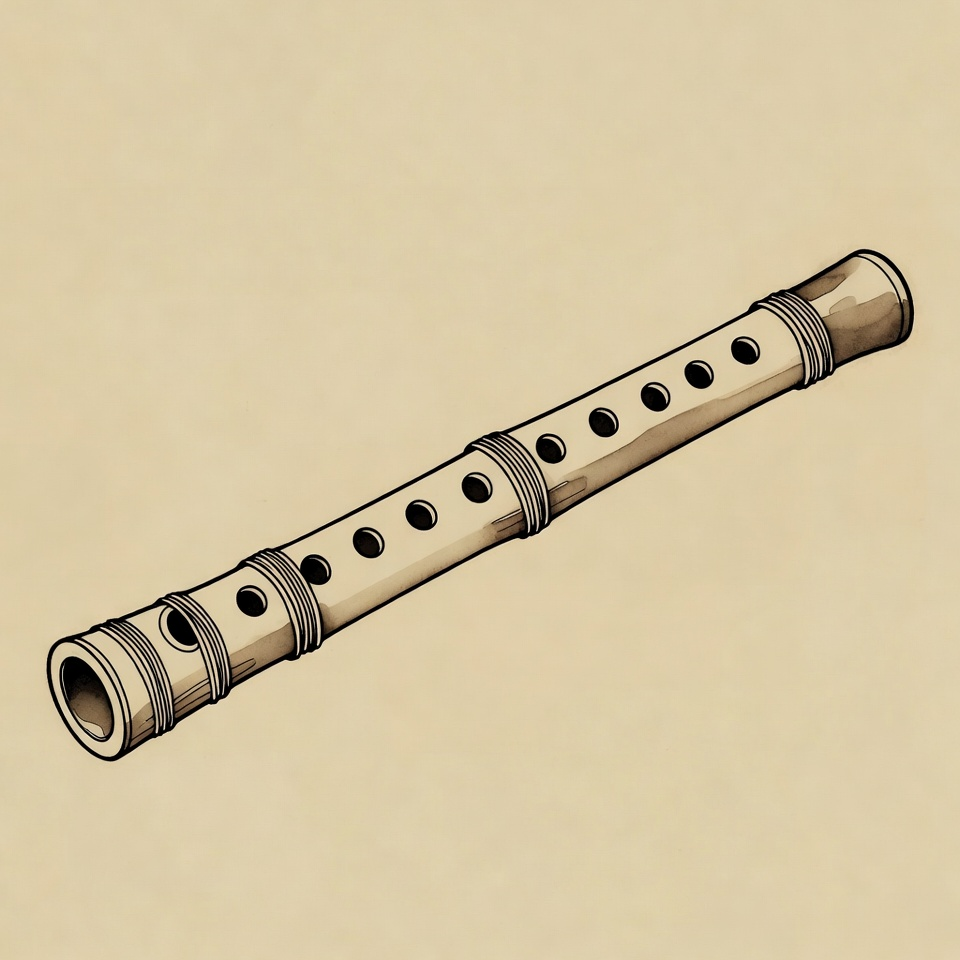
#> input picture GameClient/TwelveJade/Assets/Resources/Art/Items/bamboo-flute.png, 960 x 960 px, found by its file name; its folder holds only this picture in this run
$ python make_item_icons_transparent.py
#> lines starting #> are read from the running program, lines starting #| are printed output that depends on the picture; after the words box and inside, x2 and y2 are one past the last pixel; in counts of white or black regions, pixels touching at a corner belong together
import os
import sys
import numpy as np
from PIL import Image
from collections import deque

def process_image(src_path, dst_path, tolerance=38, feather=3):
#> called with tolerance = 38, feather = 3
    img = Image.open(src_path).convert("RGBA")
    arr = np.array(img)
    h, w, c = arr.shape

    # Sample corners to find background color
    corners = [
        arr[0, 0][:3],
        arr[0, w-1][:3],
        arr[h-1, 0][:3],
        arr[h-1, w-1][:3],
        arr[2, 2][:3],
        arr[h-3, w-3][:3]
    ]
#> corners = [[224, 208, 172], [223, 209, 174], [222, 206, 170], [226, 210, 176], [223, 207, 171], [225, 209, 175]]
    bg_color = np.median(corners, axis=0).astype(float)
#> bg_color = [223.5, 208.5, 173]

    # Compute color distance from background
    rgb = arr[:, :, :3].astype(float)
    dist = np.linalg.norm(rgb - bg_color, axis=2)

    # Breadth-first search / Flood fill from edges
    visited = np.zeros((h, w), dtype=bool)
    mask_bg = np.zeros((h, w), dtype=bool)

    q = deque()
    # Add border pixels that are close to bg
    for x in range(w):
        for y in [0, h-1]:
            if not visited[y, x] and dist[y, x] < tolerance * 1.5:
                visited[y, x] = True
                q.append((y, x))
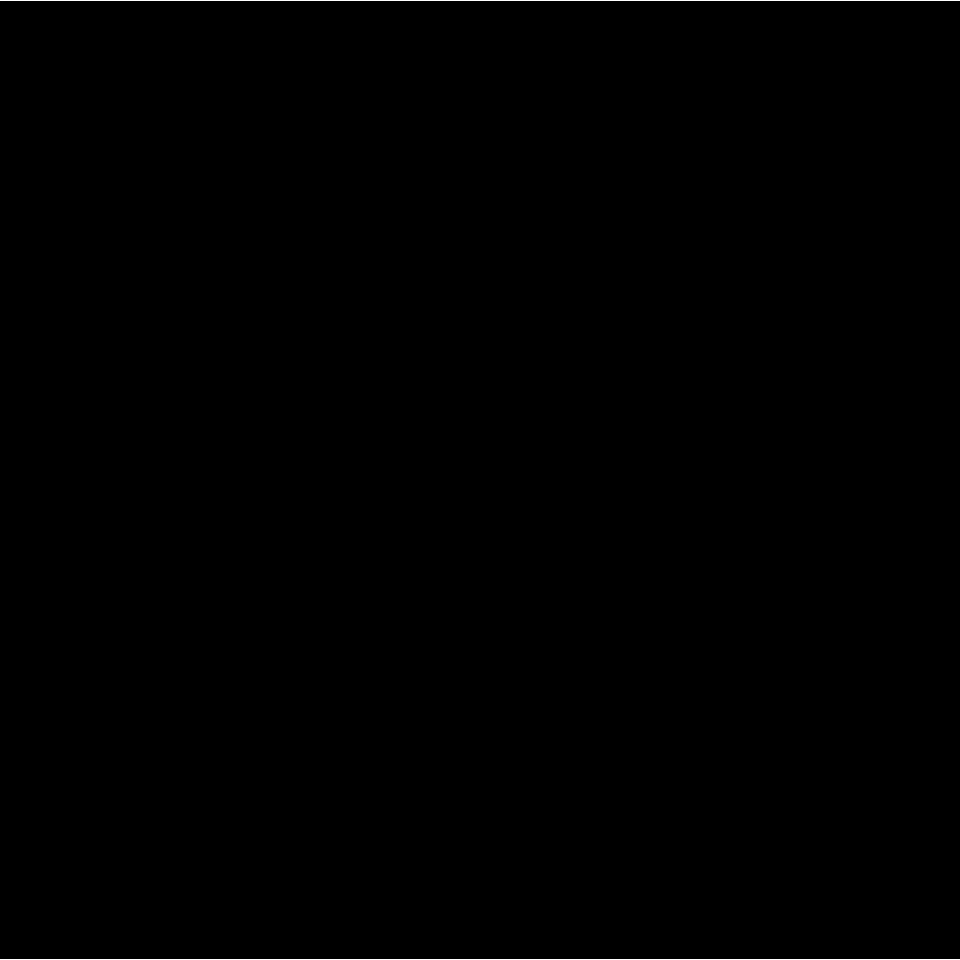
#> visited: shape (960, 960) bool; 0.21% white in thin lines or dots
    for y in range(h):
        for x in [0, w-1]:
            if not visited[y, x] and dist[y, x] < tolerance * 1.5:
                visited[y, x] = True
                q.append((y, x))
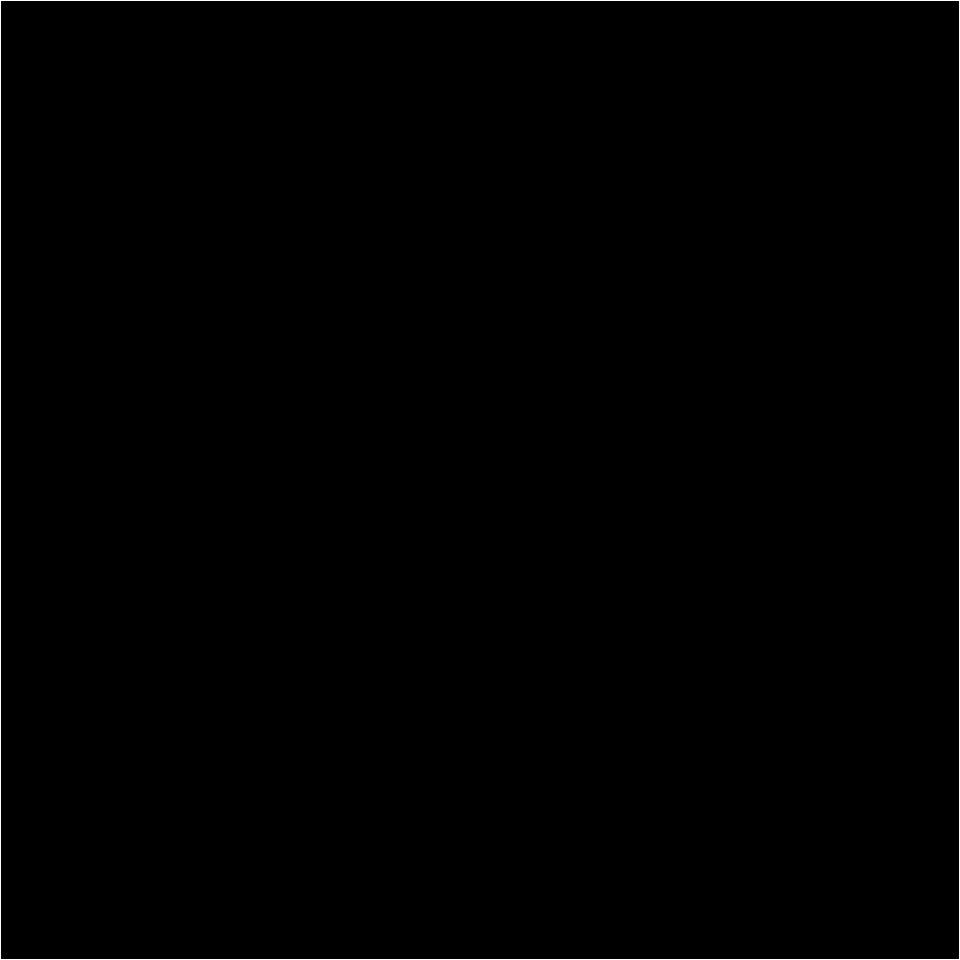
#> visited: shape (960, 960) bool; 0.42% white in thin lines or dots

    while q:
        cy, cx = q.popleft()
        mask_bg[cy, cx] = True
        for dy, dx in [(-1, 0), (1, 0), (0, -1), (0, 1)]:
            ny, nx = cy + dy, cx + dx
            if 0 <= ny < h and 0 <= nx < w and not visited[ny, nx]:
                visited[ny, nx] = True
                # If close enough to bg color, continue flood fill
                if dist[ny, nx] < tolerance:
                    q.append((ny, nx))
#> mask_bg: shape (960, 960) bool; 89.4% white; 3 black regions (2 under 20 px), largest, box (x1, y1, x2, y2) and area: (46, 249, 915, 762) 97358
#> visited: shape (960, 960) bool; 89.6% white; 1 black region, box (x1, y1, x2, y2) and area: (47, 250, 914, 761) 95484

    # Feather alpha near boundary
    alpha = arr[:, :, 3].copy()
#> alpha: shape (960, 960); every value is 255
    alpha[mask_bg] = 0

    # Simple blur/feather on alpha
    arr[:, :, 3] = alpha
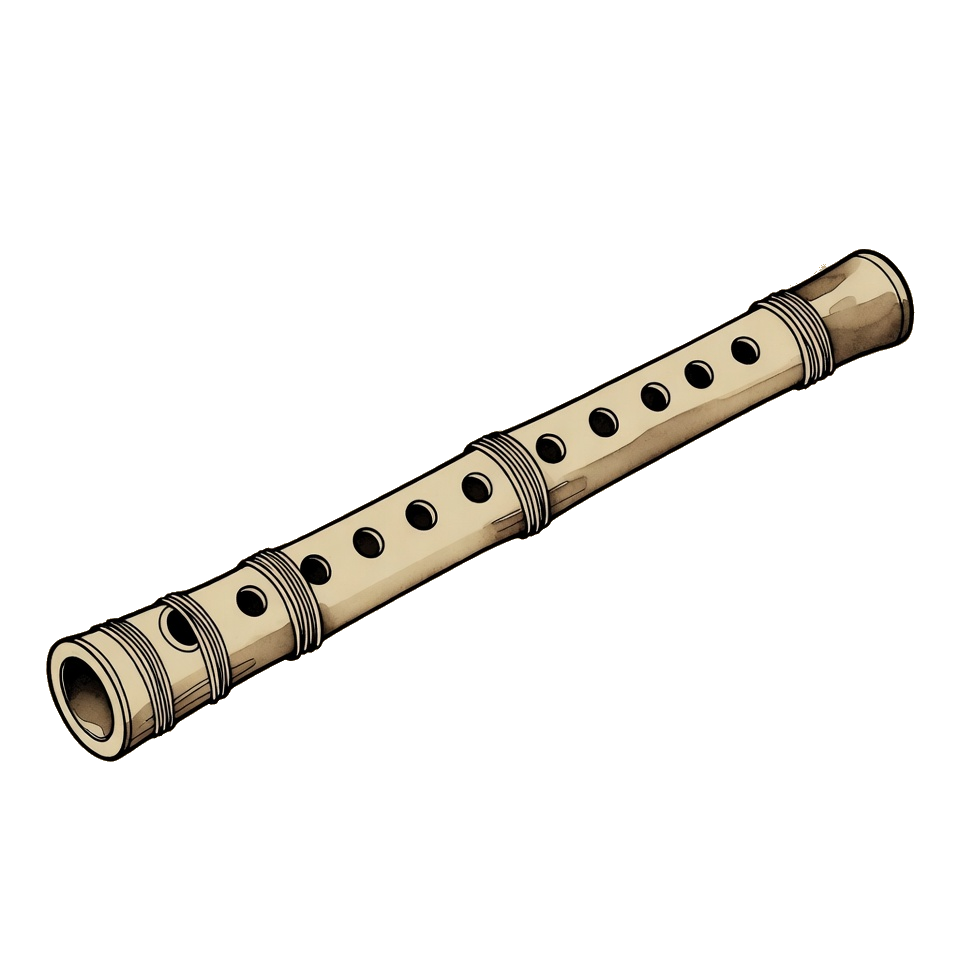
#> arr: shape (960, 960, 4); mean R, G, B, A 213.4, 198, 163.3, 26.9; transparent parts drawn white
    out_img = Image.fromarray(arr, "RGBA")
    out_img.save(dst_path, "PNG")
    print(f"Processed: {os.path.basename(src_path)} -> transparent RGBA")

if __name__ == "__main__":
    items_dir = "GameClient/TwelveJade/Assets/Resources/Art/Items"
    for f in os.listdir(items_dir):
        if f.endswith(".png"):
            p = os.path.join(items_dir, f)
            process_image(p, p)

$ run again, on GameClient/TwelveJade/Assets/Resources/Art/Items/cured-meat.png
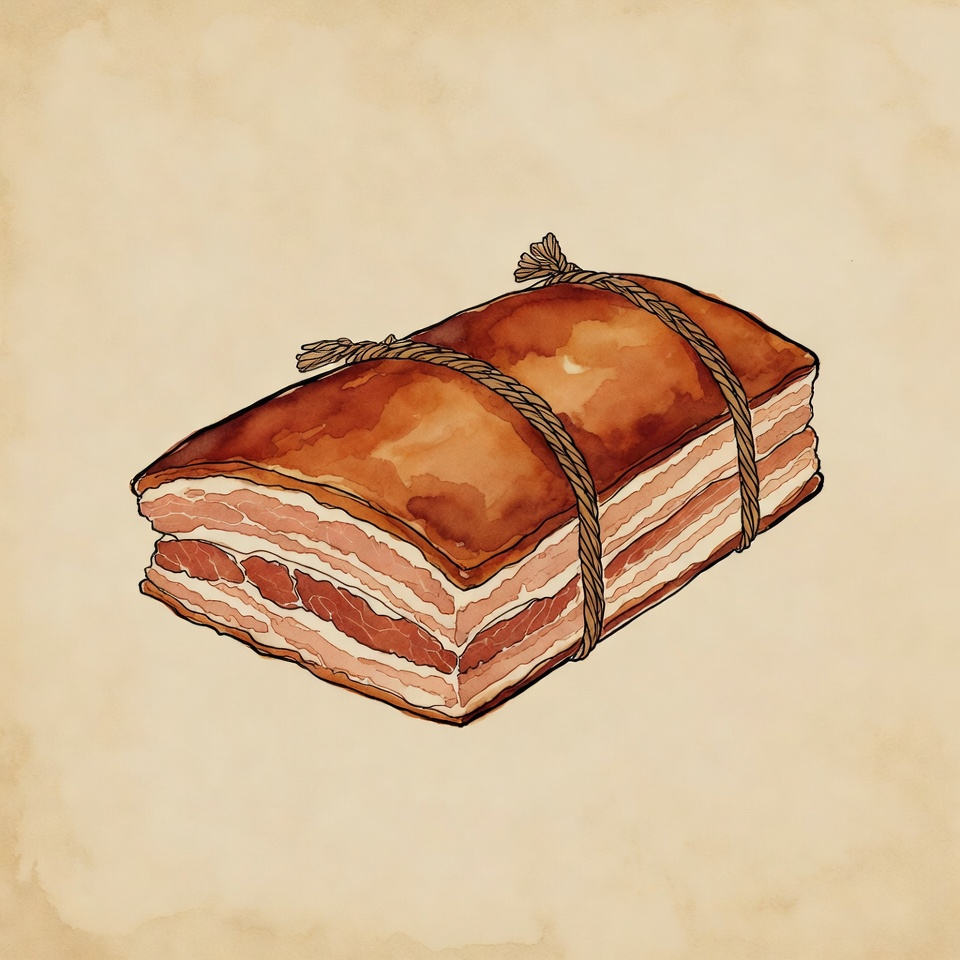
#> input picture GameClient/TwelveJade/Assets/Resources/Art/Items/cured-meat.png, 960 x 960 px, found by its file name
#> corners = [[217, 192, 151], [231, 208, 167], [224, 193, 149], [227, 202, 161], [218, 194, 150], [223, 198, 157]]
#> bg_color = [223.5, 196, 154]
#> after the loop in process_image, `while q:`:
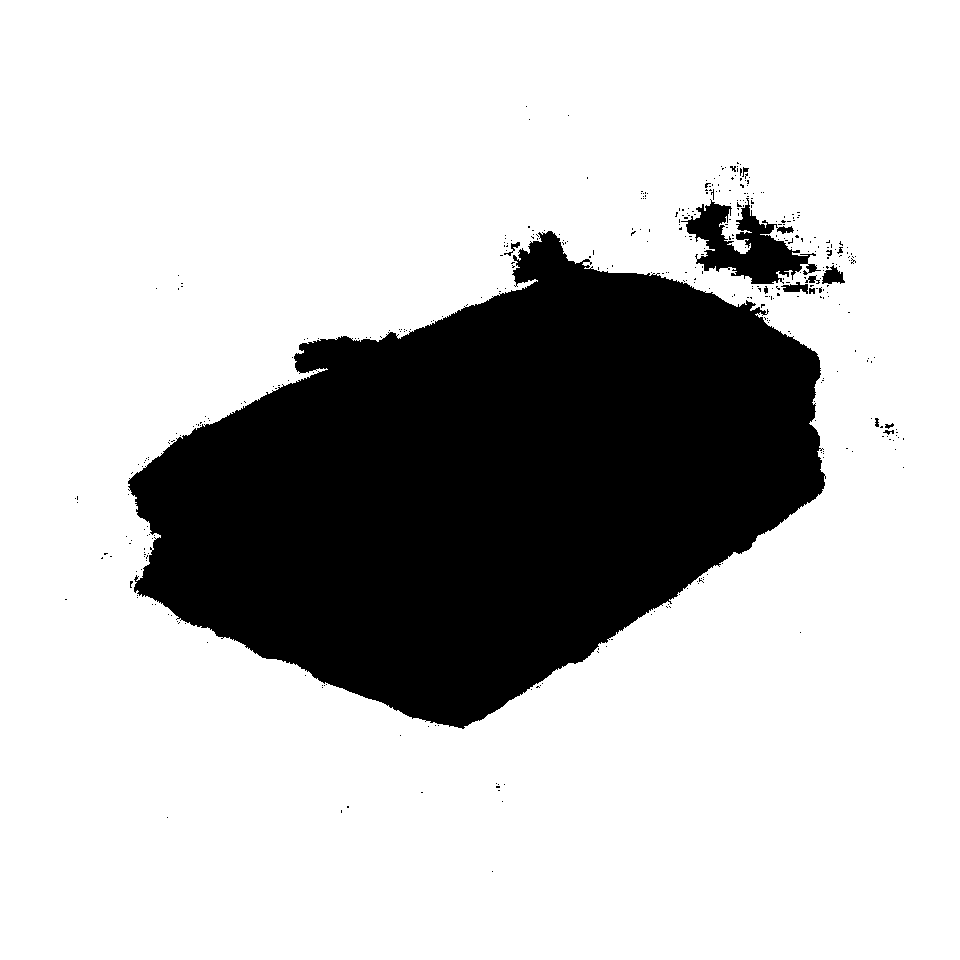
#> mask_bg: shape (960, 960) bool; 76.4% white; 406 black regions (391 under 20 px), largest, box (x1, y1, x2, y2) and area: (128, 231, 826, 729) 210815, (681, 198, 821, 284) 5186, (822, 265, 845, 284) 265
#> in process_image, `arr[:, :, 3] = alpha`:
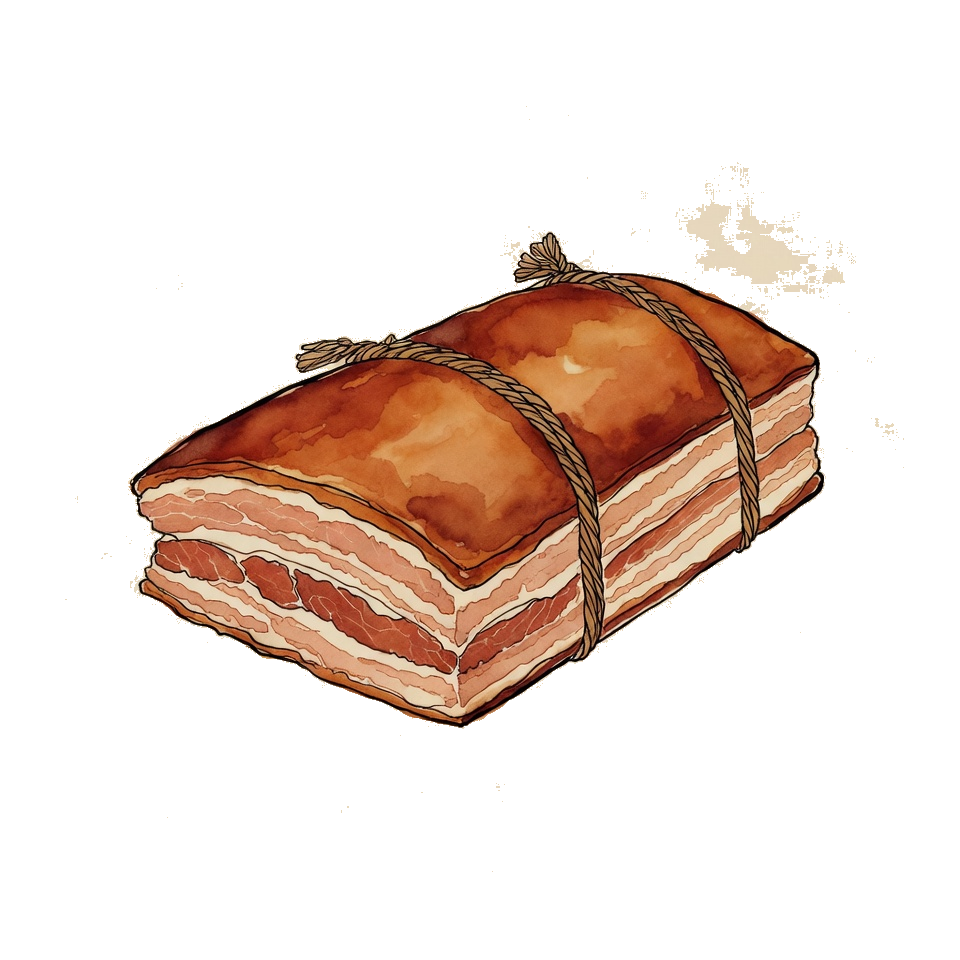
#> arr: shape (960, 960, 4); mean R, G, B, A 214.2, 185, 151.8, 60.2; transparent parts drawn white
